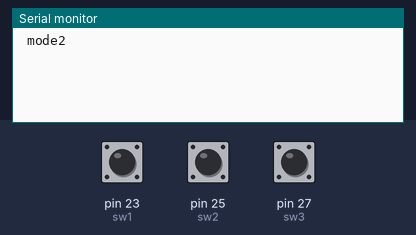
Recording of a sketch running on a simulated Arduino Mega 2560, built with avr-gcc and run on an emulated ATmega2560. Shown: the last lines printed to the serial monitor. The inputs (shaded band) are chosen by the test bench; at power-on: pin 23 (sw1) HIGH, pin 25 (sw2) LOW, pin 27 (sw3) LOW.

Above: at 3.8 s.
3.9 s: pin 23 (sw1) pulled LOW for 3.2 s
At 8.1 s:
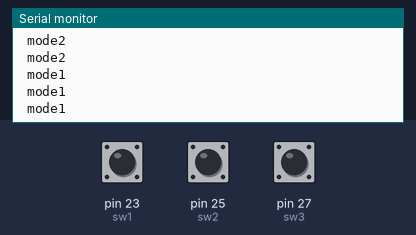
8.6 s: pin 25 (sw2) pulled HIGH for 1.45 s
At 11.7 s:
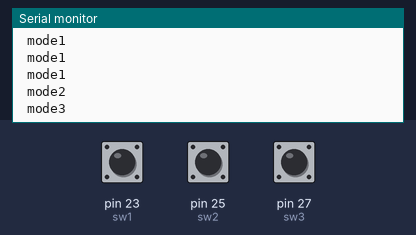
Timing chart, 0 to 13.2 s (numbered marks = the images above; inputs shaded):
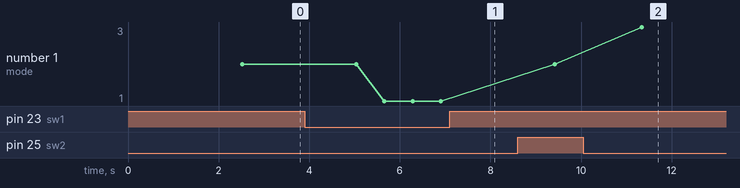

Measured:
- after the input at 3.9 s, the serial monitor: prints a new line after 1.8 s (image 1)
- after the input at 8.6 s, the serial monitor: prints a new line after 2.7 s (image 2)
- plotted number 1: 2 → 1 after the input at 3.9 s

The sketch:

sw.ino
```cpp
int sw1 = 23;//o > mode1
int sw2 = 25;//x > mode2
int sw3 = 27;
int sw4 = 29;

int mode = 0;

void setup(){
  Serial.begin(9600);

  pinMode(sw1, INPUT);
  pinMode(sw2, INPUT);
  pinMode(sw3, INPUT);
  pinMode(sw4, INPUT);
}

void loop(){

  delay(500);

//  Serial.print("sw1=");
//  Serial.println(digitalRead(sw1));
//  Serial.print("sw2=");
//  Serial.println(digitalRead(sw2));
  select();

  switch(mode)
  {
     case 1:
//             Serial.print("sw1=");
//             Serial.println(digitalRead(sw1));
             Serial.println(" mode1 ");
             break;
     case 2:
//             Serial.print("sw2=");
//             Serial.println(digitalRead(sw2));
             Serial.println(" mode2 ");
             break;
     case 3:;
             Serial.println(" mode3 ");
             break;
     case 4:
             Serial.println(" mode4 ");
             break;
     default:
             Serial.println(" x ");
             break;
  }
}

void select()
{
  if(digitalRead(sw1) == LOW)//sw1
  {
    delay(20);
    if(digitalRead(sw1) == LOW){
      mode = 1;
      delay(100);
    }
  }
  else if(digitalRead(sw2) == LOW)//sw2
  {
    delay(20);
    if(digitalRead(sw2) == LOW){
      mode = 2;
      delay(2000);
    }
  }
  else if(digitalRead(sw3) == LOW)//sw3
  {
    delay(20);
    if (digitalRead(sw3) == LOW){
      mode = 3;
      delay(1400);
    }
  }
  else if(digitalRead(sw4) == LOW)//sw4
  {
    delay(20);
    if (digitalRead(sw4) == LOW){
      mode = 4;
    }
  }
}
```
